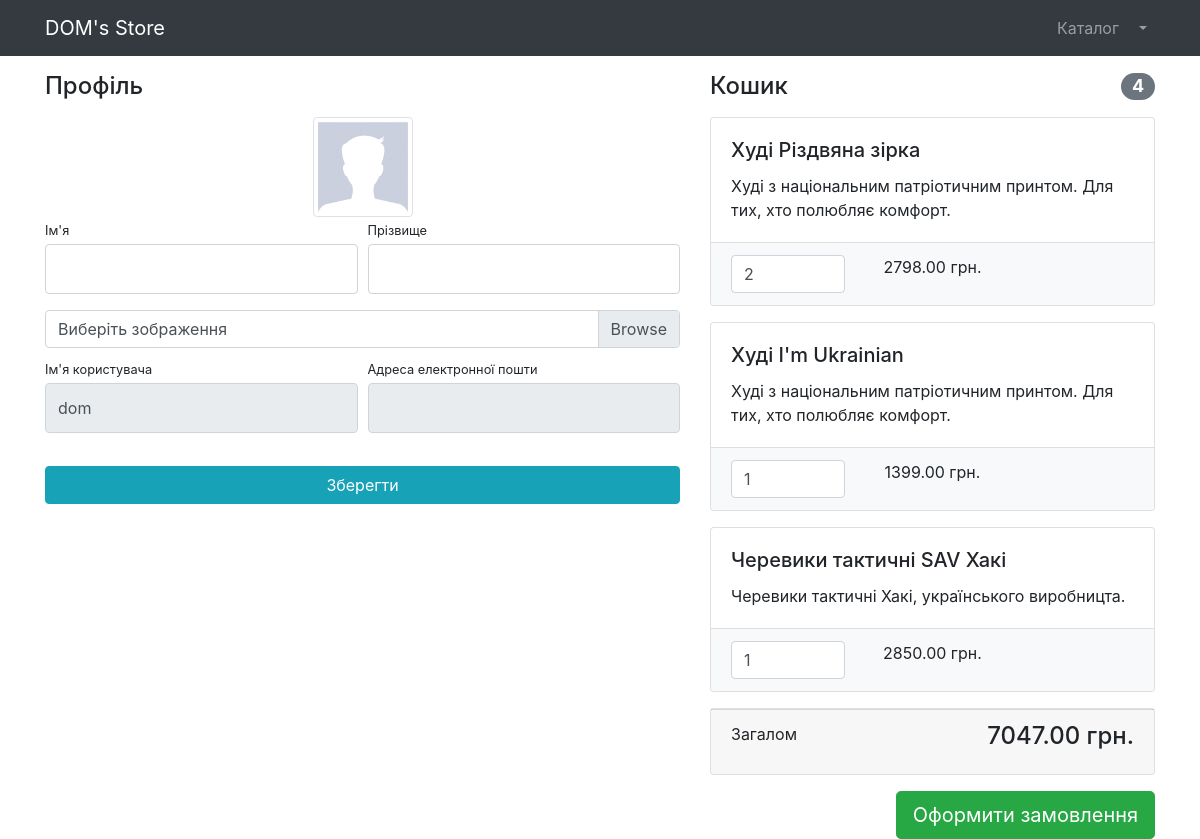
/users/profile/1/ (signed in), run on an earlier commit of the app's database.
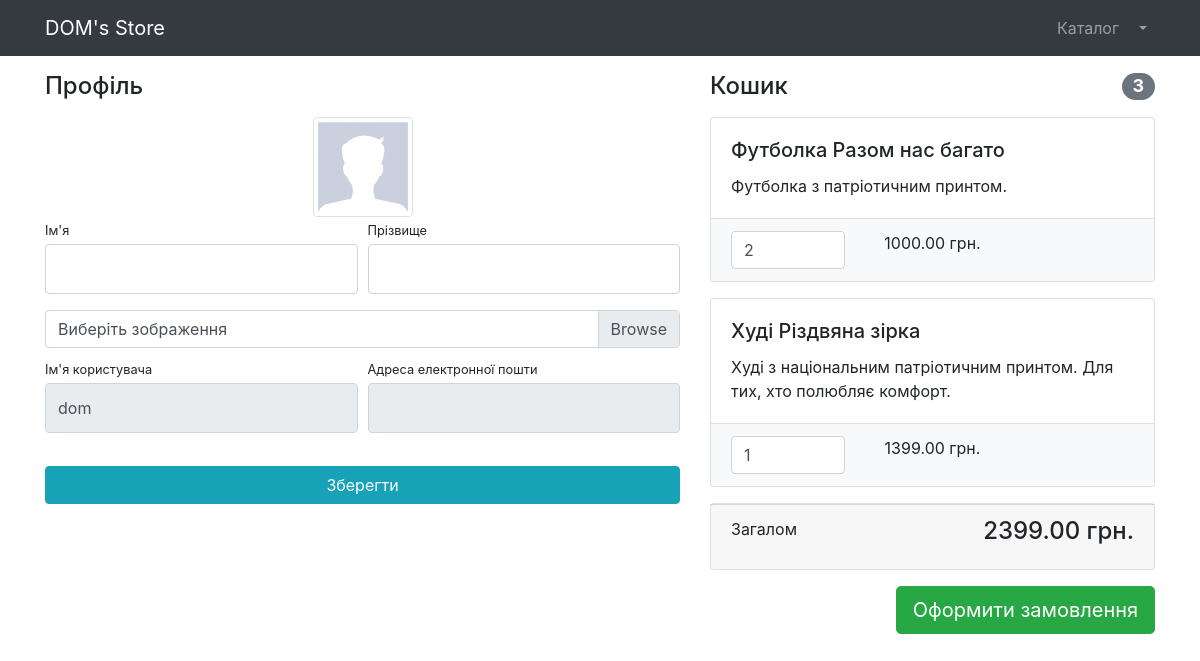
And on a later commit of the database.
### users/models.py (models this page shows)
class User(AbstractUser):
    image = models.ImageField(upload_to='users_images', null=True, blank=True)
    is_verified_email = models.BooleanField(default=False)

### products/models.py (models this page shows, shortened)
class Basket(models.Model):
    user = models.ForeignKey(to=User, on_delete=models.CASCADE)
    product = models.ForeignKey(to=Product, on_delete=models.CASCADE)
    quantity = models.PositiveSmallIntegerField(default=0)
    created_timestamp = models.DateTimeField(auto_now_add=True)
    objects = BasketQuerySet.as_manager()
    def sum(self):
        return self.product.price * self.quantity

class Product(models.Model):
    name = models.CharField(max_length=256)
    description = models.TextField()
    price = models.DecimalField(max_digits=6, decimal_places=2)
    quantity = models.PositiveIntegerField(default=0)
    image = models.ImageField(upload_to='products_images')
    category = models.ForeignKey(to=ProductCategory, on_delete=models.CASCADE)
    class Meta:
        verbose_name = 'product'
        verbose_name_plural = 'products'

### users/views.py (the view, shortened to what this page needs)
# urls.py: path('profile/<int:pk>/', login_required(UserProfileView.as_view()), name='profile'),
class UserProfileView(TitleMixin, UpdateView):
    model = User
    form_class = UserProfileForm
    template_name = 'users/profile.html'
    title = "DOM's Store - Особистий кабінет"
    def get_context_data(self, **kwargs):
        context = super(UserProfileView, self).get_context_data()
        context['baskets'] = Basket.objects.filter(user=self.object)
        return context

### users/forms.py
class UserProfileForm(UserChangeForm):
    first_name = forms.CharField(widget=forms.TextInput(attrs={'class': 'form-control py-4'}))
    last_name = forms.CharField(widget=forms.TextInput(attrs={'class': 'form-control py-4'}))
    image = forms.ImageField(widget=forms.FileInput(attrs={'class': 'custom-file-input'}), required=False)
    username = forms.CharField(widget=forms.TextInput(attrs={'class': 'form-control py-4', 'readonly': True}))
    email = forms.CharField(widget=forms.TextInput(attrs={'class': 'form-control py-4', 'readonly': True}))
    class Meta:
        model = User
        fields = ('first_name', 'last_name', 'image', 'username', 'email')

### common/views.py (called while the page is built)
    def get_context_data(self, **kwargs):
        context = super(TitleMixin, self).get_context_data(**kwargs)
        context['title'] = self.title
        return context

### products/models.py (called while the page is built)
    def total_sum(self):
        return sum(basket.sum() for basket in self)

    def total_quantity(self):
        return sum(basket.quantity for basket in self)

### users/templates/users/profile.html (shortened to what this page needs)
{% extends 'products/base.html' %}
{% load static %}
{% block css %}
    <link href="{% static '/vendor/css/profile.css' %}" rel="stylesheet">
{% endblock %}
{% block content %}
    <div class="container">
        <div class="row">
            <div class="col-lg-7">
            <h4 class="mt-3 mb-3">Профіль</h4>
            <div class="col-lg-12 text-center">
                <img width="100" height="100"
                     src="{% if user.image %} {{ user.image.url }} {% else %} {% static 'vendor/img/users/default_avatar.jpg' %} {% endif %}"
                     class="img-thumbnail">
            </div>
            <form action="{% url 'users:profile' user.id %}" method="post" enctype="multipart/form-data">
                <div class="form-row">
                    <div class="col-lg-6">
                        <div class="form-group">
                            <label class="small mb-1" for="{{ form.first_name.id_for_label }}">
                                Ім'я
                            </label>
                            {{ form.first_name }}
                        </div>
                    </div>
                    <div class="col-lg-6">
                        <div class="form-group">
                            <label class="small mb-1" for="{{ form.last_name.id_for_label }}">
                                Прізвище
                            </label>
                            {{ form.last_name }}
                        </div>
                    </div>
                </div>
                <div class="form-row mb-2">
                    <div class="col-lg-12">
                        <div class="custom-file">
                            <label class="custom-file-label" for="{{ form.image.id_for_label }}">
                                Виберіть зображення
                            </label>
                        </div>
                    </div>
                </div>
                <div class="form-row">
                    <div class="col-lg-6">
                        <label class="small mb-1" for="{{ form.username.id_for_lable }}">
                            Ім'я користувача
                        </label>
                        {{ form.username }}
                    </div>
                    <div class="col-lg-6">
                        <label class="small mb-1" for="{{ form.email.id_for_lable }}">
                            Адреса електронної пошти
                        </label>
                        {{ form.email }}
                    </div>
                </div>
                <div class="form-row">
                    <div class="col-lg-12" style="margin-top: 33px;">
                        <input class="btn btn-info btn-block" type="submit" value="Зберегти">
                    </div>
                </div>
            </form>
        </div>
            <div class="col-lg-5">
                {% include 'products/baskets.html' %}
            </div>
        </div>
    </div>
{% endblock %}

### products/templates/products/base.html (shortened to what this page needs)
{% load static %}
<!DOCTYPE html>
<html lang="en">
<head>
    <link href="{% static 'vendor/bootstrap/css/bootstrap.min.css' %}" rel="stylesheet">
    {% block css %} {% endblock %}
</head>
<body>
<nav class="navbar navbar-expand-lg navbar-dark bg-dark fixed-top">
    <div class="container">
        <a class="navbar-brand" href="{% url 'index' %}">DOM's Store</a>
        <div class="collapse navbar-collapse" id="navbarResponsive">
            <ul class="navbar-nav ml-auto">
                <li class="nav-item">
                    <a class="nav-link" href="{% url 'products:index' %}">Каталог
                    </a>
                </li>
                {% if user.is_authenticated %}
                    <li class="nav-item dropdown">
                    <a class="nav-link dropdown-toggle" href="#" id="navbarDropdown" role="button"
                       data-bs-toggle="dropdown" aria-expanded="false">
                    </a>
                </li>
                {% else %}
                    <li class="nav-item">
                        <a class="nav-link" href="{% url 'users:login' %}">Ввійти <i class="fas fa-sign-in-alt"></i></a>
                    </li>
                {% endif %}
            </ul>
        </div>
    </div>
</nav>
{% block content %} {% endblock %}
</body>
</html>

### products/templates/products/baskets.html (shortened to what this page needs)
{% if baskets %}
    <h4 class="mt-3 mb-3 d-flex justify-content-between align-items-center mb-3">
        Кошик <span class="badge badge-secondary badge-pill">{{ baskets.total_quantity }}</span>
    </h4>
    {% for basket in baskets %}
        <div class="card mb-3">
            <div class="card-body">
                <h5 class="card-title">{{ basket.product.name }}</h5>
                <p class="card-text">{{ basket.product.description }}</p>
            </div>
            <ul class="list-group list-group-flush">
                <li class="list-group-item bg-light">
                    <div class="row text-center">
                        <div class="col-lg-4">
                            <input name="basketID" type="number" class="form-control"
                              value="{{ basket.quantity }}" min="0">
                        </div>
                        <div class="col-lg-4">{{ basket.sum }} грн.</div>
                        <div class="col-lg-4">
                        </div>
                    </div>
                </li>
            </ul>
        </div>
    {% endfor %}
    <div class="card mb-3">
        <div class="card-footer">
        <p class="float-left">Загалом</p>
        <h4 class="float-right">{{ baskets.total_sum }} грн.</h4>
    </div>
    </div>
    <a class="btn btn-success btn-lg float-right" href="../orders/order-create.html">
        Оформити замовлення
    </a>
{% else %}
    <h4 class="mt-3 mb-3 text-center">
        Кошик порожній
    </h4>
{% endif %}

What changed in the data, as far as the page shows it:
no longer on this page (row edited): Basket: total_quantity "4", product.name "Худі Різдвяна зірка", product.description "Худі з національним патріотичним принтом. Для тих, хто полюбляє комфорт.", basketID "2", sum "2798.00", total_sum "7047.00"
removed Basket: product.name "Худі I'm Ukrainian", product.description "Худі з національним патріотичним принтом. Для тих, хто полюбляє комфорт.", basketID "1", sum "1399.00"
removed Basket: product.name "Черевики тактичні SAV Хакі", product.description "Черевики тактичні Хакі, українського виробницта.", basketID "1", sum "2850.00"
added Basket: total_quantity "3", product.name "Футболка Разом нас багато", product.description "Футболка з патріотичним принтом.", basketID "2", sum "1000.00", total_sum "2399.00"
added Basket: product.name "Худі Різдвяна зірка", product.description "Худі з національним патріотичним принтом. Для тих, хто полюбляє комфорт.", basketID "1", sum "1399.00"
